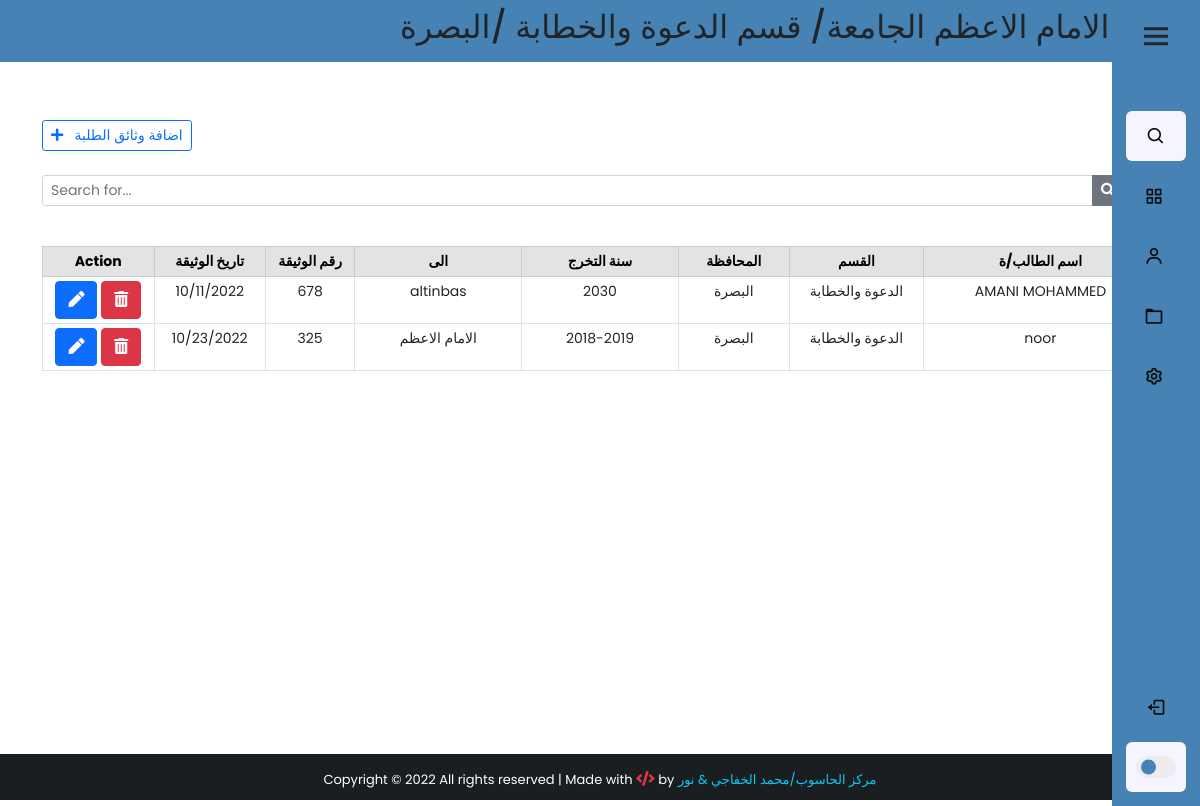
Page /backend/ (signed in) on the earlier database version.
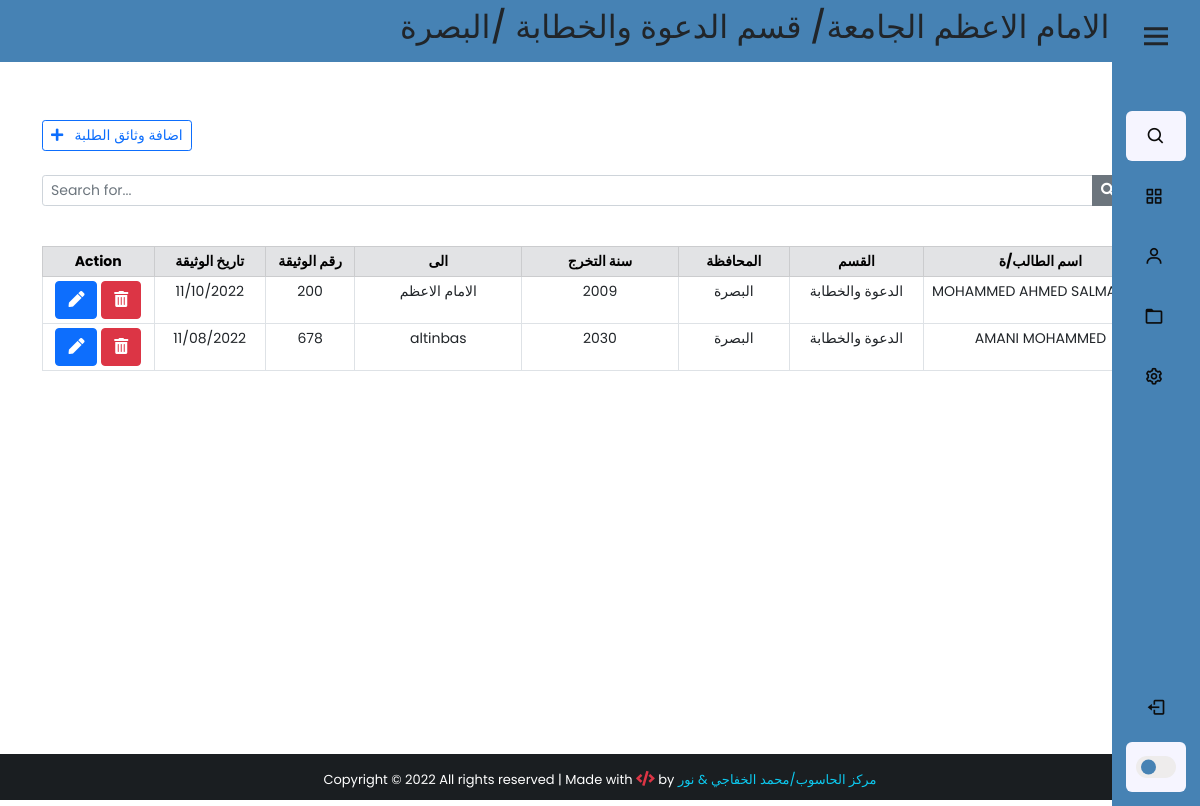
Same page on the later database version.
### app/models.py (models this page shows, shortened)
class UserProfile(models.Model):
    user = models.OneToOneField(User,on_delete=models.PROTECT,verbose_name="اسم المستخدم")
    Dname = models.ForeignKey(Department,on_delete=models.PROTECT,verbose_name="القسم")
    Cname = models.ForeignKey(City,on_delete=models.PROTECT,verbose_name="المحافظة")
    class Meta:
        verbose_name_plural = "بروفايل المستخدمين"

class Department(models.Model):
    Dname = models.CharField(max_length=100,verbose_name="القسم")
    def __str__(self):
        return self.Dname
    class Meta:
        verbose_name_plural = "الاقسام العلمية"

class City(models.Model):
    Cname = models.CharField(max_length=100,verbose_name="المحافظة")
    def __str__(self):
        return self.Cname
    class Meta:
        verbose_name_plural = "المحافظات"

class StudentDocument(models.Model):
    user = models.CharField(max_length=100,verbose_name="اسم المستخدم")
    name = models.CharField(max_length=100,verbose_name="اسم الطالب/ة" )
    Dname = models.CharField(max_length=100,verbose_name="القسم")
    Cname = models.CharField(max_length=100,verbose_name="المحافظة")
    graduate_year = models.CharField(max_length=100,verbose_name="سنة التخرج")
    to = models.CharField(max_length=250 , verbose_name="الجهة المصدر اليها")
    Dnumber = models.CharField(max_length=20,verbose_name="رقم الوثيقة")
    Ddate = models.DateField(verbose_name="تاريخ الوثيقة",blank=True,null=True)
    note = models.TextField(blank=True,null=True)
    check_post = models.BooleanField(blank=True,null=True,default=False)
    created_at = models.DateTimeField(auto_now_add=True)
    class Meta:
        verbose_name_plural = "جدول وثائق الطلبة"

### app/views.py (the view)
# urls.py: path('backend/', views.backend,name='backend'),
@cache_control(no_cache=True , must_revalidate=True,no_store=True)
@login_required(login_url='login')
def backend(request):
    if 'q' in request.GET:
        q = request.GET['q']
        user = request.user.userprofile
        all_student_list = StudentDocument.objects.filter(
            Q(name__icontains=q) | Q(graduate_year=q) | Q(
                to=q) | Q(Dnumber=q)
        ).order_by('-created_at')
        all_student_list=all_student_list.filter(Dname=user.Dname,Cname=user.Cname,user=user.user)
    else:
        user = request.user.userprofile
        all_student_list = StudentDocument.objects.all().filter(user=user.user,Dname=user.Dname,Cname=user.Cname).order_by('-created_at')
    paginator = Paginator(all_student_list, 10)
    page = request.GET.get('page')
    all_students = paginator.get_page(page)
    context = {
        'studentDoc': all_students,
        'user': user,
    }
    return render(request, 'backend.html', context)

### app/templates/backend.html (shortened to what this page needs)
{% extends 'base2.html' %}
{% block content %}
<div class="container" style="padding-top:10px;">
     <br><br>
     <div class="d-flex justify-content-between">
          <a href="{% url 'add_studentDoc' %}" class="btn btn-outline-primary btn-sm"> <i class="fas fa-plus"></i>&nbsp;&nbsp; اضافة وثائق الطلبة</a>
     </div>
     <form action="">
          <div class="input-group input-group-sm mb-3 mt-4">
               <input type="text" name="q" class="form-control" placeholder="Search for..." value="{{ request.GET.q }}">
               <button class="btn btn-secondary"><i class="fas fa-search"></i></button>
               <a href="{% url 'backend' %}" class="btn btn-dark" style="margin-left:2px;"></a>
          </div>
     </form>
     <center>
          <table class="table table-bordered table-sm mt-4" style="text-align: center; font-size: 14px;">
               <thead class="table-secondary">
                  <div class="row">
                    <tr>
                         <th class="col-lg-2 col-sm-1" style="width:10%;" colspan="1">Action</th>
                         <th class="col-lg-2 col-sm-1" style="width:10%;">تاريخ الوثيقة</th>
                         <th class="col-lg-2 col-sm-1" style="width:8%;">رقم الوثيقة</th>
                         <th class="col-lg-2 col-sm-1" style="width:15%;">الى</th>
                         <th class="col-lg-2 col-sm-1" style="width:14%;">سنة التخرج</th>
                         <th class="col-lg-2 col-sm-1" style="width:10%;">المحافظة</th>
                         <th class="col-lg-2 col-sm-1" style="width:12%;">القسم</th>
                         <th class="col-lg-2 col-sm-1" style="width:21%;">اسم الطالب/ة</th>
                    </tr>
                    </div>
                    </thead>
               {% for std in studentDoc %}
               <tr>
                    <td>
                         <a href="/studentDoc/{{std.id}}" class="btn btn-primary " title="Edit patient">
                              <i class="fas fa-pen"></i>
                         </a>
                         <a class="btn btn-secondary btn-danger" title="Remove state" data-bs-toggle="modal" data-bs-target="#deleteModal{{std.pk}}">
                              <i class="fas fa-trash-alt"></i>
                    </a>
               </td>
                    <td>{{std.Ddate | date:'m/d/Y' }}</td>
                    <td>{{std.Dnumber}}</td>
                    <td>{{std.to}}</td>
                    <td>{{std.graduate_year}}</td>
                    <td>{{std.Cname}}</td>
                    <td>{{std.Dname}}</td>
                    <td style="text-align:cnter;">{{std.name}}</td>
               </tr>
               {% endfor %}
                </table>
     </center>
    <br> <br>
     </div>
{% endblock content %}

### app/templates/base2.html (shortened to what this page needs)
{% load static %}
<!DOCTYPE html>
<html lang="en">
<head>
    <link href="https://cdn.jsdelivr.net/npm/bootstrap@5.0.2/dist/css/bootstrap.min.css" rel="stylesheet">
    <link rel="stylesheet" href="https://use.fontawesome.com/releases/v5.15.4/css/all.css">
    <link rel="stylesheet" href="{% static 'css/style.css' %}">
</head>
<body style="overflow: scroll;">
{% include 'sidebar-dark.html' %}
 <div class="wrapper">
    <header>
        <nav class="navbar navbar-expand-id navbar-dark "style="background-color:steelblue; text-align:center;">
             <h2 class="text-dark text-outline-primary" style=" margin-left:400px;">كلية الامام الاعظم الجامعة/ قسم  {{user.Dname}}  /{{user.Cname}}</h2>
        </nav>
    </header>
    {% block content %}
    {% endblock content %}
         </div>
 {% include 'footer.html' %}
</body>
</html>

### app/templates/sidebar-dark.html (shortened to what this page needs)
  {% load static %}
  <link href='https://unpkg.com/boxicons@2.1.1/css/boxicons.min.css' rel='stylesheet'>
  <link rel="stylesheet" href="{% static 'css/sidebar-dark.css' %}">
<nav class="sidebar close">
        <header>
           <div class="image-text">
                    <span class="image">
                        <i class='bx bx-menu' id="btn" style="font-size:36px"> </i>
                        </span>
            </div>
        </header>
        <div class="menu-bar">
            <div class="menu">
                <li class="search-box">
                    <i class='bx bx-search icon'></i>
                </li>
                <ul class="menu-links">
                    <li class="nav-link">
                        <a href="/backend/">
                            <i class='bx bx-grid-alt icon'></i>
                        </a>
                    </li>
                    <li class="nav-link">
                        <a href="/backendState/">
                            <i class='bx bx-user icon' ></i>
                        </a>
                    </li>
                    <li class="nav-link">
                        <a href="/notifications/">
                            <i class='bx bx-folder icon'></i>
                        </a>
                    </li>
                    <li class="nav-link">
                        <a href="#">
                            <i class='bx bx-cog icon' ></i>
                        </a>
                    </li>
                </ul>
            </div>
            <div class="bottom-content">
                <li class="">
                    <a href="#" id="btn-nav" data-bs-toggle="modal" data-bs-target="#exampleModal">
                        <i class='bx bx-log-out icon' class='bx bx-log-out' id="log_out" ></i>
                    </a>
                </li>
                <li class="mode">
                    <div class="toggle-switch">
                        <span class="switch"></span>
                    </div>
                </li>
            </div>
        </div>
    </nav>

### app/templates/footer.html (shortened to what this page needs)
  <footer class="bg-dark text-center text-lg-start mt-1" id="footer" style="color:#fff;">
    <div class="text-center p-3" style="background-color:rgba(0, 0, 0,0.2);">
        Copyright &copy; {% now "Y" %} All rights reserved | Made with
        <i class="text-danger fas fa-code" style="font-size:15px"></i> by
        <a href="#" target="_blank" style="color:#0dcaf0; text-decoration:none;">مركز الحاسوب/محمد الخفاجي & نور</a>
    </div>
   </footer>

### std_collage/static/css/style.css (style rules this page uses)
html , body { height: 100%; margin: 0; max-width: 100%; overflow-y: hidden; }
#btn-nav { width: 90px; float: right; margin-right: 25px; }
.wrapper { min-height:100%; margin-bottom: -50px; }
#footer, .push { height: 50px; font-size:13px; }

### std_collage/static/css/sidebar-dark.css (style rules this page uses)
* { margin: 0; padding: 0; box-sizing: border-box; font-family: 'Poppins', sans-serif; }
:root { --body-color: white ; --sidebar-color: steelblue; --primary-color: cornflowerblue; --primary-color-light: #F6F5FF; --toggle-color: rgb(238, 236, 236); --text-color: #0c0c0c; --tran-03: all 0.2s ease; --tran-03: all 0.3s ease; --tran-04: all 0.3s ease; --tran-05: all 0.3s ease; }
body { min-height: 100vh; background-color: var(--body-color); transition: var(--tran-05); }
.sidebar { position: fixed; top: 0; right: 0; height: 100%; width: 250px; padding: 10px 14px; background: var(--sidebar-color); transition: var(--tran-05); z-index: 100; }
.sidebar.close { width: 88px; }
.sidebar li { height: 50px; list-style: none; display: flex; align-items: left; margin-top: 10px; }
.sidebar header .image, .sidebar .icon { min-width: 60px; border-radius: 6px; }
.sidebar .icon { min-width: 60px; border-radius: 6px; height: 100%; display: flex; align-items: center; justify-content: center; font-size: 20px; }
.sidebar .text, .sidebar .icon { color: var(--text-color); transition: var(--tran-03); }
.sidebar header { position: relative; }
.sidebar header .image-text { display: flex; align-items: center; }
.sidebar header .image { display: flex; align-items: center; justify-content: center; }
.sidebar .menu { margin-top: 40px; }
.sidebar li.search-box { border-radius: 6px; background-color: var(--primary-color-light); cursor: pointer; transition: var(--tran-05); }
.sidebar li a { list-style: none; height: 100%; background-color: transparent; display: flex; align-items: center; height: 100%; width: 100%; border-radius: 6px; text-decoration: none; transition: var(--tran-03); }
.nav-link { margin-left:-50px; }
.sidebar .menu-bar { height: calc(100% - 55px); display: flex; flex-direction: column; justify-content: space-between; overflow-y: scroll; }
.sidebar .menu-bar .mode { border-radius: 6px; background-color: var(--primary-color-light); position: relative; transition: var(--tran-05); }
.menu-bar .bottom-content .toggle-switch { position: absolute; right: 0; height: 100%; min-width: 60px; display: flex; align-items: center; justify-content: center; border-radius: 6px; cursor: pointer; }
.toggle-switch .switch { position: relative; height: 22px; width: 40px; border-radius: 25px; background-color: var(--toggle-color); transition: var(--tran-05); }
.switch::before { content: ''; position: absolute; height: 15px; width: 15px; border-radius: 50%; top: 50%; left: 5px; transform: translateY(-50%); background-color: var(--sidebar-color); transition: var(--tran-04); }

Differences in the rows shown:
removed StudentDocument: Ddate "10/23/2022", Dnumber "325", to "الامام الاعظم", graduate_year "2018-2019", Cname "البصرة", Dname "الدعوة والخطابة", name "noor"
added StudentDocument: Ddate "11/10/2022", Dnumber "200", to "الامام الاعظم", graduate_year "2009", Cname "البصرة", Dname "الدعوة والخطابة", name "MOHAMMED AHMED SALMAN ALI"
changed StudentDocument "altinbas": Ddate "10/11/2022" → "11/08/2022"
